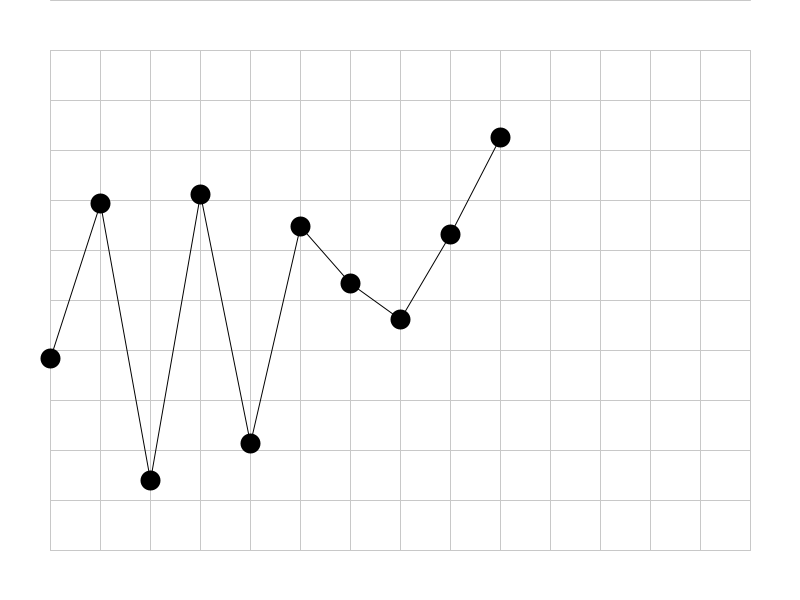
Frame 1 (no input)
Frame 60 (the mouse pressed at the canvas centre just before this capture): identical to frame 1, image omitted
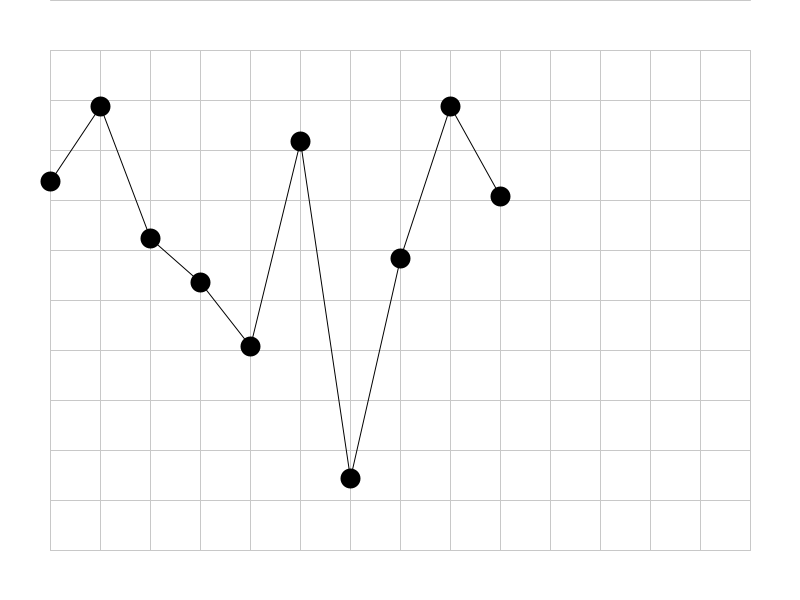
Frame 120 (the mouse held since frame 60 and released just before this capture)

The Processing sketch that drew these frames (run headless with seeded random() and noise(); from frame 60 on, the mouse is pressed at the canvas centre):

// Processing sketch: bit2atom_180628c
// ── bit2atom_180628c.pde
float[][] pointList;

void setup() {
  size(800, 600);
  pointList = new float[10][2];
  initiateData();
}

void initiateData() {
  for (int i = 0; i < 10; i ++) {
    pointList[i][0] = 50 + i*50;
    pointList[i][1] = random(100, 500);
  }
}

void mousePressed() {
  initiateData();
}

void draw() {
  background(255);
  strokeWeight(1);
  stroke(200);
  //line(50, 50, width-50, height-50);
  //strokeWeight(20);
  for (int i = 0; i < 20; i ++) {
    line(50+i*50, 50, 50+i*50, height-50);
  }
  for (int i = 0; i < 20; i ++) {
    line(50, height-50-i*50, width-50, height-50-i*50);
  }

  for (int i = 0; i < 9; i ++) {
    strokeWeight(1);
    stroke(0);
    line(pointList[i][0], pointList[i][1], pointList[i+1][0], pointList[i+1][1]);
  }
  for (int i = 0; i < 10; i ++) {
    stroke(0);
    strokeWeight(20);
    point(pointList[i][0], pointList[i][1]);
  }
}
